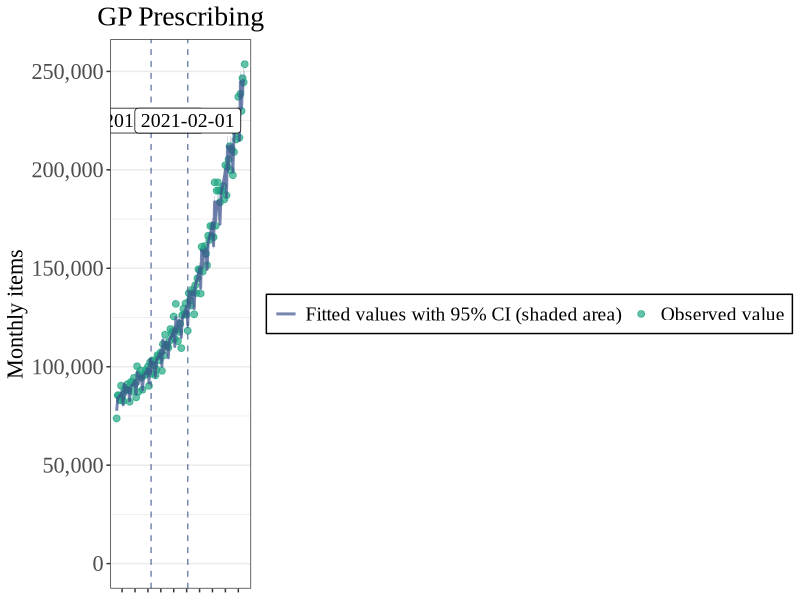
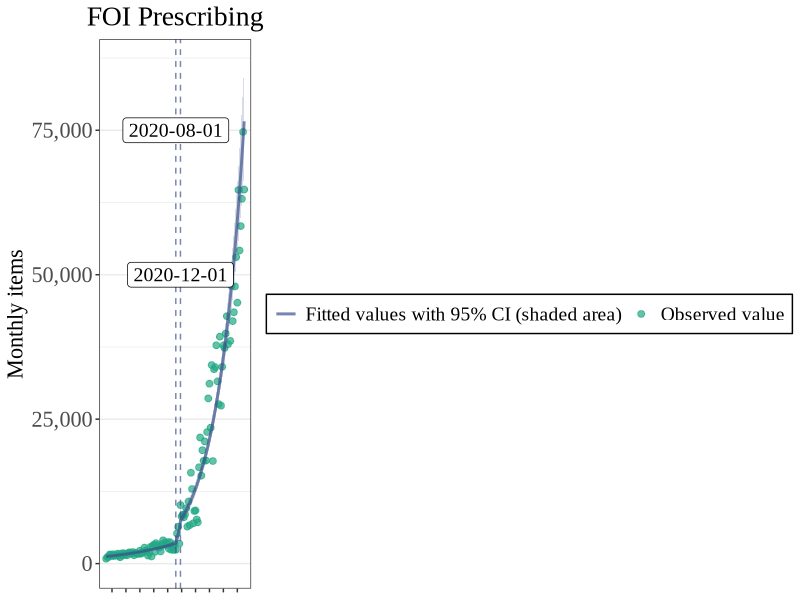
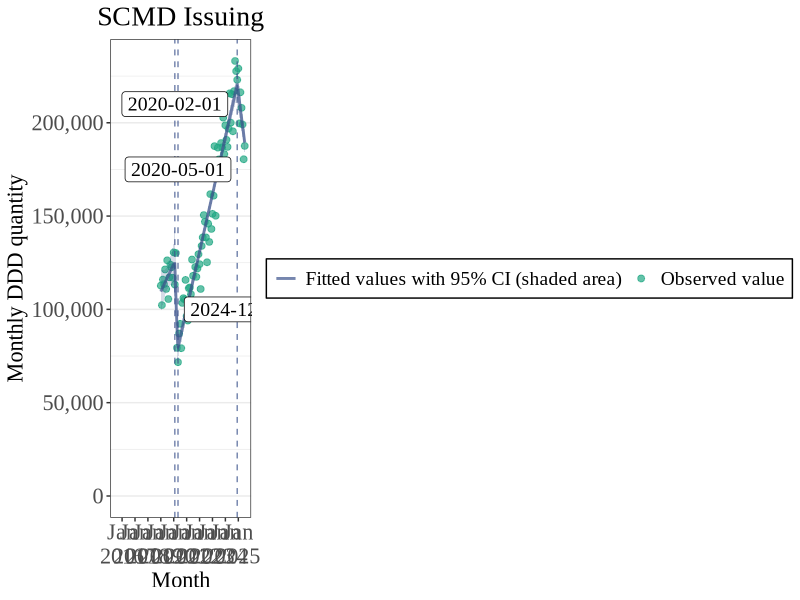
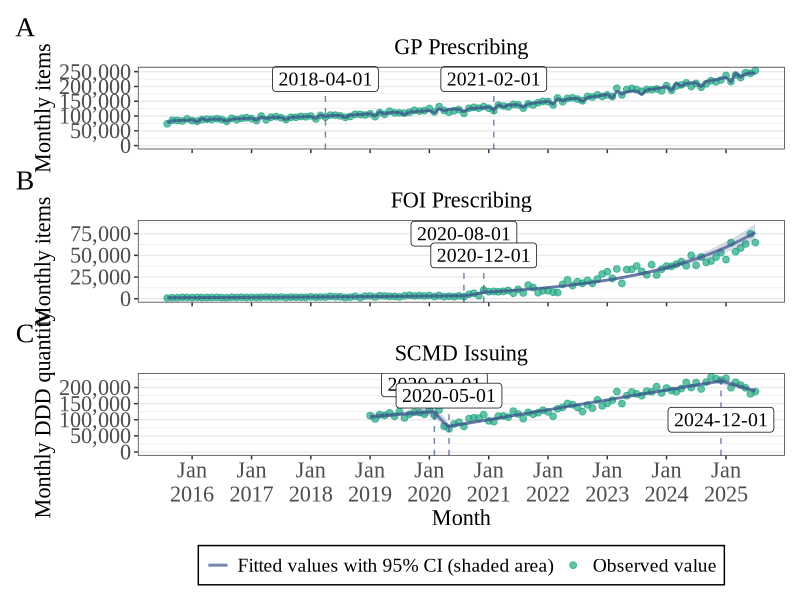

R code for these plots, in order: (Note: this script raises an error after producing the figures.)
## ---- chunk 1
#| label: set-up
#| output: false

library(tidyverse)
library(here)
library(patchwork)
library(viridis)
library(flextable)
library(officer)

# Set flextable defaults
set_flextable_defaults(
  font.family = "Times New Roman",
  font.size = 12,
  font.colour = "black",
  border.colour = "black",
  layout = "autofit",
  width = 1
)
## ---- chunk 2
#| label: read-data
#| output: false

# Actual prescribing/issuing data
gp_all_prescribing <- read_csv(here("output", "monthly_op_gp", "adhd_gp_all_chemicals.csv")) |> 
  mutate(data_source = "GP") |> 
  rename(observed = monthly_items)

foi_all_prescribing <- read_csv(here("output", "foi_prescribing", "adhd_foi_all_chemicals.csv")) |> 
  mutate(data_source = "FOI") |> 
  rename(observed = monthly_items)

scmd_all_issuing <- read_csv(here("output", "monthly_oph_scmd", "adhd_scmd_all_chemicals.csv")) |> 
  mutate(data_source = "SCMD") |> 
  rename(observed = monthly_ddd_quantity)

# Predicted values across all 3 datasets
predicted_values <- read_csv(here("output", "changepoint_analysis", "predicted_values.csv"))

# Slopes (including breakpoint locations) across datasets
slopes <- read_csv(here("output", "changepoint_analysis", "model_slopes.csv"))

# Model coefficients across datasets
coefs <- read_csv(here("output", "changepoint_analysis", "model_coefficients.csv"))
## ---- chunk 3
# Join predicted and observed data dfs
df_plots <- bind_rows(foi_all_prescribing, gp_all_prescribing, scmd_all_issuing) |> 
  left_join(predicted_values, by = join_by(month, data_source)) |> 
  # Remove unnecessary columns
  dplyr::select(-c(bnf_chemical, bnf_chemical_name))

# Get breakpoint dates as a vector
breakpoints <- slopes |> 
	rowwise() |> 
	mutate(vec = list(
		na.omit(c(bp1 = bp1, bp2 = bp2, bp3 = bp3))
	)) |> 
	ungroup() |> 
	dplyr::select(dataset, vec) |> 
	deframe()
## ---- chunk 4
plot_changepoints <- function(
	source,
	y_label,
	title,
	show_x = TRUE,
	breakpoint_dates,
	label_y_pos
) {
	# Define common x axis scale
	common_x_scale <- scale_x_date(
		date_breaks = "1 year",
		date_labels = "%b\n%Y",
		limits = as.Date(c("2015-08-01", "2025-07-01"))
	)

	# Define plot colours
	plot_colours = viridis(2, alpha = 0.7, begin = 0.25, end = 0.6, option = "D")

	# Subset data to plot
	dat <- df_plots |> 
		subset(data_source == source)

	# Create plot
	plot <- ggplot(dat, aes(x = month)) +
		# Plot observed values
		geom_point(
			aes(y = observed, colour = "Observed value"), 
			size = 2, 
			alpha = 0.7
		) +
		# Plot 95% CI
		geom_ribbon(
			aes(ymin = lci, ymax = uci, fill = "Fitted values with 95% CI (shaded area)"), 
			alpha = .2
		) +
		# Plot line for predicted values
		geom_line(
			aes(y = pred, colour = "Fitted values with 95% CI (shaded area)"), 
			linewidth = 1, 
			alpha = 0.7
		) +
		# Plot breakpoint locations with vertical dashed line
		geom_vline(
			xintercept = breakpoint_dates, 
			linetype = "dashed",
			colour = plot_colours[1], 
			alpha = 0.7) +
		scale_colour_manual(values = plot_colours) +
		scale_fill_manual(values = plot_colours) +
		common_x_scale + # x-axis scale
		scale_y_continuous(limits = c(0, NA), labels = scales::comma) +
		labs(x = "Month", y = y_label, title = title) +
		theme_bw() +
		theme(
			text = element_text(family = "Times New Roman"),
			panel.grid.major.x = element_blank(),
			panel.grid.minor.x = element_blank(),
			plot.title = element_text(size = 20, hjust = .5),
			axis.ticks.x = element_line(),
			axis.title.x = element_text(size = 16),
			axis.text.x = element_text(size = 16),
			legend.text = element_text(size = 14),
			legend.title = element_blank(),
			legend.background = element_rect(
				fill = "white",
				linetype = "solid",
				colour = "black"
			),
			axis.text.y = element_text(size = 16),
			axis.title.y = element_text(size = 16)
		) +
		guides(
			fill = "none", # Remove redundant legend
			colour = guide_legend(nrow = 1)
		) + 
		annotate(
			x = breakpoint_dates, 
			y = label_y_pos, 
			label = breakpoint_dates, 
			geom = "label",
			size = 5,
			family = "Times New Roman"
		) 

	# Common x-axis
	if (show_x == FALSE) {
		plot <- plot +
			theme(
				axis.title.x = element_blank(),
				axis.text.x = element_blank()
			)
	}

	plot
}
## ---- chunk 5
fig_gp_changepoints <- plot_changepoints(
	source = "GP",
	y_label = "Monthly items",
	title = "GP Prescribing",
	show_x = FALSE,
	breakpoint_dates = breakpoints$GP,
	label_y_pos = c(225000, 225000)
)

fig_gp_changepoints

fig_foi_changepoints <- plot_changepoints(
	source = "FOI",
	y_label = "Monthly items",
	title = "FOI Prescribing",
	show_x = FALSE,
	breakpoint_dates = breakpoints$FOI,
	label_y_pos = c(75000, 50000)
)

fig_foi_changepoints

fig_scmd_changepoints <- plot_changepoints(
	source = "SCMD",
	y_label = "Monthly DDD quantity",
	title = "SCMD Issuing",
	show_x = TRUE,
	breakpoint_dates = breakpoints$SCMD,
	label_y_pos = c(210000, 175000, 100000)
)

fig_scmd_changepoints
## ---- chunk 6
fig_combined_changepoints <- fig_gp_changepoints / fig_foi_changepoints / fig_scmd_changepoints + 
	plot_layout(guides = "collect") +
	plot_annotation(tag_levels = "A") &
	theme(
		plot.title = element_text(size = 16),
		plot.tag = element_text(size = 20), 
		legend.position = "bottom",
		legend.title = element_blank(),
		legend.box = "horizontal"
	)
	

ggsave(
	here("output", "figures", "fig_combined_changepoints.png"),
	fig_combined_changepoints,
	width = 10,
	height = 10
)
## ---- chunk 7
df_slopes <- slopes |> 
	select(-bnf_chemical)  

slope_cols <- names(df_slopes) |> 
	str_subset("^slope")

for(col in slope_cols) {
	idx <- str_extract(col, "\\d?$")
	
	lci_col <- paste0("s", idx, "_lci")
	uci_col <- paste0("s", idx, "_uci")

	df_slopes[[col]] <- paste0(
		df_slopes[[col]], " (",
		df_slopes[[lci_col]], " to ",
		df_slopes[[uci_col]], ")"
	)
}
# Repeat for 95% CIs for breakpoints
bp_cols <- names(df_slopes) |> 
	str_subset("^bp")

for(col in bp_cols) {
	idx <- str_extract(col, "\\d?$")
	
	lci_col <- paste0("bp", idx, "_lci")
	uci_col <- paste0("bp", idx, "_uci")

	df_slopes[[col]] <- paste0(
		df_slopes[[col]], " (",
		df_slopes[[lci_col]], " to ",
		df_slopes[[uci_col]], ")"
	)
}

df_slopes <- df_slopes |> 
	select(-c(contains("lci"), contains("uci")))

## ---- chunk 8
df_coefs <- coefs |> 
	mutate(
		est = paste0(
			est, " (",
			lci, " to ",
			uci, ")"
		)
	) |> 
	dplyr::select(-c(bnf_chemical, lci, uci)) |> 
	pivot_wider(names_from = coef, values_from = c(est, holm_pvals)) |> 
	dplyr::select(-contains("factor"))

## ---- chunk 9
df_changepoint_table <- left_join(df_slopes, df_coefs) |> 
	select(-c(est_month_number, holm_pvals_month_number)) |> 
	# Reordering rows
	mutate(dataset = factor(dataset, levels = c("GP", "FOI", "SCMD"))) |> 
	# Rename `est` columns (slope change compared to the previous segment)
	rename_with(
		~ paste0("est", str_extract(.x, "\\d+")),
		starts_with("est")
	) |> 
	# Rename p-value columns (for the change in slope)
	rename_with(
		~ paste0("level_p", str_extract(.x, "\\d+")),
		starts_with("holm")
	) |> 
	# Subtract 1 from slope number as slope1 is actually the initial slope
	rename_with(
		~ paste0("slope", as.numeric(str_extract(.x, "\\d+")) - 1),
		starts_with("slope")
	) |> 
	pivot_longer(
		cols = -dataset,
		names_to = c(".value", "idx"),
		names_pattern = "([a-z]+)(\\d+)"
	) |> 
	arrange(dataset, as.numeric(idx)) |> 
	# Remove rows for breakpoints/changepoints that don't actually exist
	filter_out(slope == "NA (NA to NA)") |> 
	# More accurate representation of rounded p-values
	mutate(p = ifelse(p < 0.001, "<0.001", p)) |> 
	relocate(bp, .after = idx)
## ---- chunk 10
changepoint_table <- flextable(df_changepoint_table) |> 
  theme_booktabs() |> 
  set_caption("Changes in ADHD medication prescribing/issuing") |> 
  set_header_labels(
    dataset = "Data source",
		idx = "Change-point number",
    slope = "Segment slope",
    bp = "Change-point location estimate",
		est = "Change in slope",
    p = "P-value of slope change"
  ) |> 
	# Formatting what will later become sub-header rows
	bold(i = c(1, 4, 7)) |> 
	hline(
    i = c(1, 3, 4, 6, 7),
    border = fp_border(color = "#666666", width = 1.5),
    part = "body"
  )
	
changepoint_table

save_as_docx(
  "Changepoint Analysis Summary Table" = changepoint_table,
  path = "output/tables/changepoint_table.docx"
)
